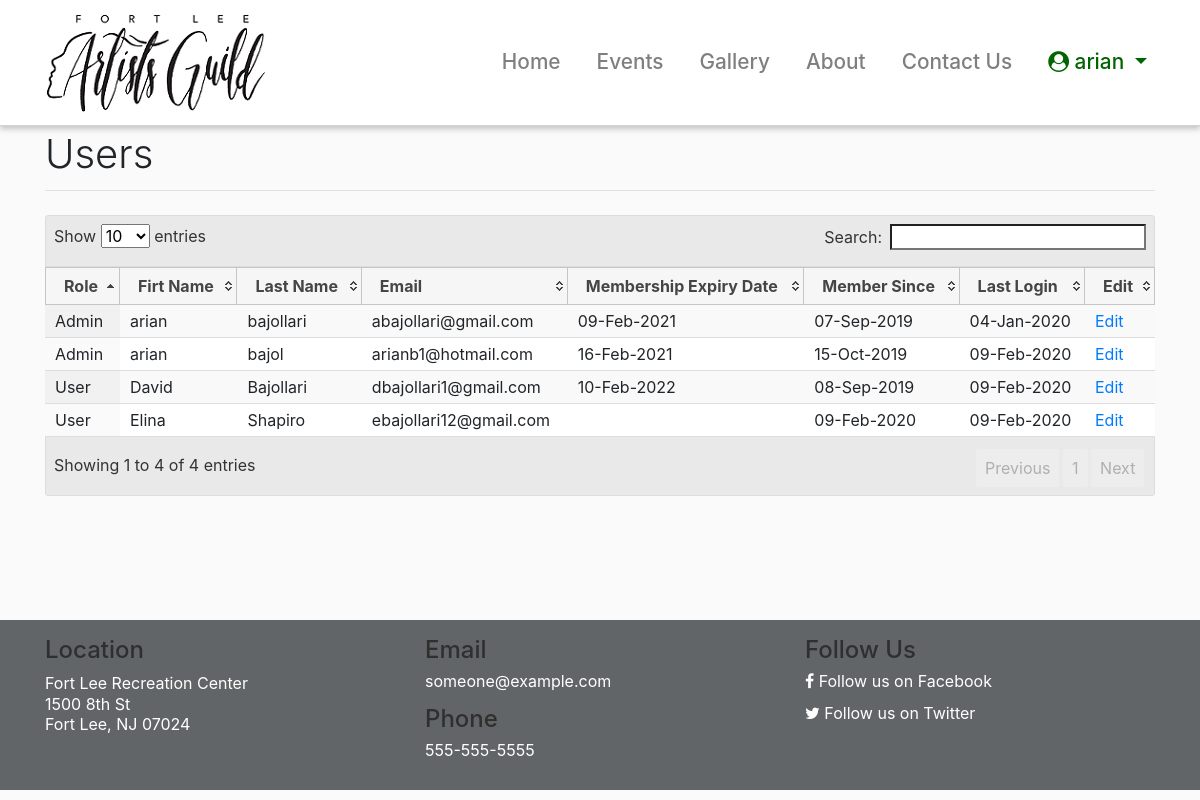
Page /users (signed in) on the committed database.
### flag/auth/models.py (models this page shows, shortened)
class User(UserMixin, db.Model):
    __tablename__ = 'flagusers'
    id = db.Column(db.Integer,
                   primary_key=True)
    firstName = db.Column(db.String,
                     nullable=False,
                     unique=False)
    lastName = db.Column(db.String,
                     nullable=False,
                     unique=False)
    email = db.Column(db.String(40),
                      unique=True,
                      nullable=False)
    password = db.Column(db.String(200),
                         primary_key=False,
                         unique=False,
                         nullable=False)
    phone = db.Column(db.String(15),
                        index=False,
                        unique=False,
                        nullable=True)
    website = db.Column(db.String(150),
                        index=False,
                        unique=False,
                        nullable=True)
    userRole = db.Column(db.String(1),
                        index=False,
                        unique=False,
                        nullable=False)
    created_On = db.Column(db.DateTime,
                           index=False,
                           unique=False,
                           nullable=False,
                           default=datetime.datetime.now)
    last_login = db.Column(db.DateTime,
                           index=False,
                           unique=False,
                           nullable=True)
    memberStartDate = db.Column(db.DateTime,
                           index=False,
                           unique=False,
                           nullable=True)
    memberExpireDate = db.Column(db.DateTime,
                           index=False,
                           unique=False,
                           nullable=True)
    membershipStatus = db.Column(db.String(1),
                           index=False,
                           unique=False,
                           nullable=True)
    updatedBy = db.Column(db.String(40),
                      unique=False,
                      nullable=False)
    updatedMembership = db.Column(db.String(40),
                      unique=False,
                      nullable=False)

### flag/auth/routes.py (the view)
@bpAuth.route('/users')
def users():
    if not current_user.is_authenticated:
        return redirect(url_for('home'))
    if current_user.userRole != "A":
        abort(401) # unauthorized
    allUsers = User.query.all()
    return render_template('auth/users.html', userList = allUsers)

### flag/auth/routes.py (called while the page is built)
@login_manager.user_loader
def load_user(user_id):
    if user_id is not None:
        return User.query.get(user_id)
    return None

### flag/templates/auth/users.html (shortened to what this page needs)
{% extends "layout.html" %}
{% block content %}
<script type=text/javascript src="{{ url_for('static', filename='js/datatables.min.js') }}"></script>
<link rel="stylesheet" href="{{ url_for('static', filename='css/datatables.min.css') }}">
{{ page_title('Users') }}
<table class="display" id="tblUsers" style="width:100%">
    <thead>
        <tr>
            <th>Role</th>
            <th>Firt Name</th>
            <th>Last Name</th>
            <th>Email</th>
            <th>Membership Expiry Date</th>
            <th>Member Since</th>
            <th>Last Login</th>
            <th>Edit</th>
        </tr>
    </thead>
    <tbody>
        {% for user in userList %}
        <tr>
            <td>{% if user.userRole == 'A' %} Admin  {% else %} User {% endif %}</td>
            <td>{{ user.firstName }}</td>
            <td>{{ user.lastName }}</td>
            <td>{{ user.email }}</td>
            <td>
                {% if user.memberExpireDate != None %}
                    {{ user.memberExpireDate.strftime('%d-%b-%Y') }}
                {% endif %}
            </td>
            <td>{{ user.created_On.strftime('%d-%b-%Y') }}</td>
            <td>{{ user.last_login.strftime('%d-%b-%Y') }}</td>
            <td>
                <a href="{{ url_for('auth.profile', user_id = user.id) }}" role="button">
                    Edit
                </a>
            </td>
        </tr>
        {% endfor %}
    </tbody>
</table>
{% endblock %}

### flag/templates/layout.html (shortened to what this page needs)
{% from 'macros.html' import nav_link, page_title with context %}
<!DOCTYPE html>
<html lang="en">
<head>
  <link rel="stylesheet" href="{{ url_for('static', filename='css/jquery-ui.min.css') }}">
  <link rel="stylesheet" href="{{ url_for('static', filename='css/bootstrap.min.css') }}">
  <link rel="stylesheet" href="{{ url_for('static', filename='css/font-awesome.min.css') }}">
  <link rel="stylesheet" href="{{ url_for('static', filename='css/app.css') }}">
</head>
<body>
  <nav class="navbar navbar-expand-lg navbar-light navbar-bg fixed-top">
    <div class="container">
      <a class="navbar-brand" href="/">
        <img src="/static/images/logo1.png" alt="">
      </a>
      <div class="collapse navbar-collapse" id="navbarResponsive">
        <ul class="navbar-nav ml-auto">
          {{ nav_link('home', 'Home') }}
          {{ nav_link('events.events', 'Events') }}
          {{ nav_link('gallery.gallery', 'Gallery') }}
          {{ nav_link('public.about', 'About') }}
          {{ nav_link('public.contact', 'Contact Us') }}
          {% if current_user.is_authenticated %}
          <li class="nav-item dropdown">
            <a class="nav-link dropdown-toggle" href="#" id="navbardrop" data-toggle="dropdown" style="color:darkgreen;">
              <i class="fa fa-user-circle"></i>&nbsp;{{ current_user.firstName }}
            </a>
          </li>
          {% else %}
          <li class="nav-item">
            <a class="nav-link"
              style="border: 1px solid darkgreen; display:inline-block;padding-left: 15px; padding-right: 15px;border-radius:20px;"
              href="{{ url_for('auth.login') }}">Login</a>
          </li>
          {% endif %}
        </ul>
      </div>
    </div>
  </nav>
  <div class="container" style="min-height: 500px;padding-top:10px;">
    {% block content %}
    {% endblock %}
  </div>
  <footer class="py-5" style="padding: 1rem !important;background-color: #626567;">
    <div class="container">
      <div class="row" style="color:white;">
        <div class="col-sm-4">
          <h4 style="color:#2F2F30;">Location</h4>
          <p>
            <a href="https://goo.gl/maps/iVhmAzEYue3JvERB9" target="_blank" style="color:#ffffff;">
              <span style="line-height: 1.3rem;">Fort Lee Recreation Center</span><br>
              <span style="line-height: 1.3rem;">1500 8th St</span><br>
              <span style="line-height: 1.3rem;">Fort Lee, NJ 07024</span>
            </a>
          </p>
        </div>
        <div class="col-sm-4">
          <h4 style="color:#2F2F30;">Email</h4>
          <p>
            <a href="mailto:someone@example.com" target="_top"  style="color:#ffffff;">someone@example.com</a>
          </p>
          <h4 style="color:#2F2F30;">Phone</h4>
          <p>
            <a href="tel:555-555-5555"  style="color:#ffffff;">555-555-5555</a>
          </p>
        </div>
        <div class="col-sm-4">
          <h4 style="color:#2F2F30;">Follow Us</h4>
          <p>
            <a href="https://facebook.com/flag" target="_blank"  style="color:#ffffff;"><i class="fa fa-facebook"></i>&nbsp;Follow us on
              Facebook</a>
          </p>
          <p>
            <a href="https://twitter.com/flag" target="_blank"  style="color:#ffffff;"><i class="fa fa-twitter"></i>&nbsp;Follow us on
              Twitter</a>
          </p>
        </div>
      </div>
  </footer>
</body>
</html>

### flag/templates/macros.html (shortened to what this page needs)
{% macro nav_link(endpoint, name) %}
{% if request.endpoint != None and request.endpoint.endswith(endpoint)%}
<li class="nav-item active">
  <a class="nav-link" href="{{ url_for(endpoint) }}">{{ name }}
    <span class="sr-only">(current)</span>
  </a>
</li>
{% else %}
<li class="nav-item">
  <a class="nav-link" href="{{ url_for(endpoint) }}">{{ name }}</a>
</li>
{% endif %} {% endmacro %}
{% macro page_title(title, buttonUrl='', buttonValue='') %}
<div class="row">
  <div class="col-sm-6">
      <h1 class="font-weight-light text-center text-lg-left">{{ title }}</h1>
  </div>
</div>
<hr class="mt-1 mb-4">
{% endmacro %}

### flag/static/css/app.css (style rules this page uses)
body { margin:0px; line-height: 1 !important; padding-top: 120px; background-color: #FAFAFA; }
.navbar-bg { background-color: white !important; border-bottom: lightgray solid 1px; box-shadow: 0px 0.03rem 0.09rem rgba(0,0,0,0.18), 0px 0.16rem 0.36rem rgba(0,0,0,0.22); padding:.5rem .5rem; }
.nav-item { font-size: 1.3rem; font-weight: 500; padding-left: 20px; }

### rows in the picture
User: firstName "arian", userRole "Admin", lastName "bajol", email "arianb1@hotmail.com", memberExpireDate "16-Feb-2021", created_On "15-Oct-2019", last_login "09-Feb-2020"
User: userRole "Admin", firstName "arian", lastName "bajollari", email "abajollari@gmail.com", memberExpireDate "09-Feb-2021", created_On "07-Sep-2019", last_login "04-Jan-2020"
User: userRole "User", firstName "David", lastName "Bajollari", email "dbajollari1@gmail.com", memberExpireDate "10-Feb-2022", created_On "08-Sep-2019", last_login "09-Feb-2020"
User: userRole "User", firstName "Elina", lastName "Shapiro", email "ebajollari12@gmail.com", created_On "09-Feb-2020", last_login "09-Feb-2020"

### other values in the picture
{{ name }} "Home Events Gallery About Contact Us"
{{ title }} "Users"
